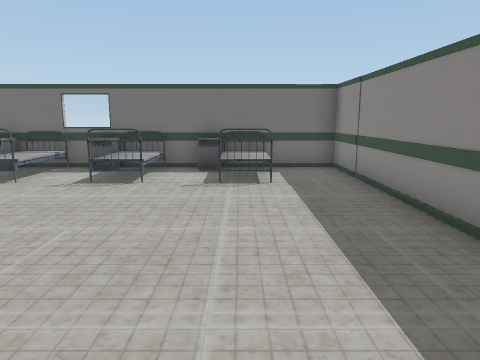
view 1 (above)

12 first-person views from a walk through a scene from a Unity 3-D project. The camera is 1.4 m above the floor, tilts 10° down and sees 70° across. The floor is counted in squares, 1 m on a side. Each view is taken from the middle of a square. On the plan, view 1 faces up. The plan holds only what a view shows up to about 15 squares ahead; the rest is blank. The place goes on beyond the plan. Door leaves are left out, so doorways stand open. Some surface patterns are stand-ins.

view 2
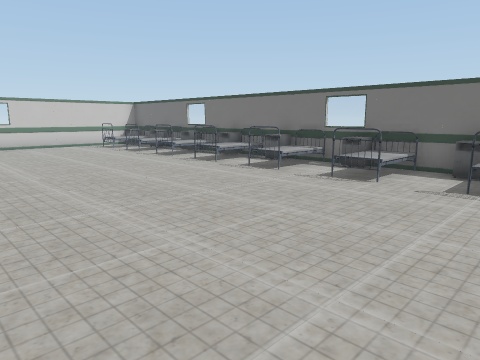

view 3
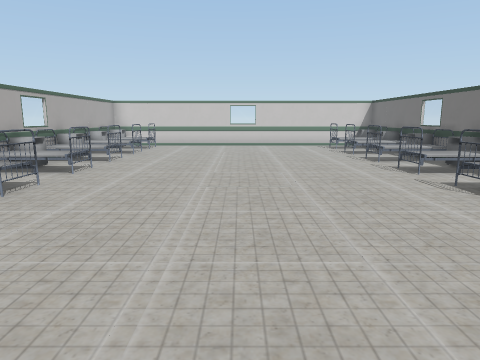

view 4
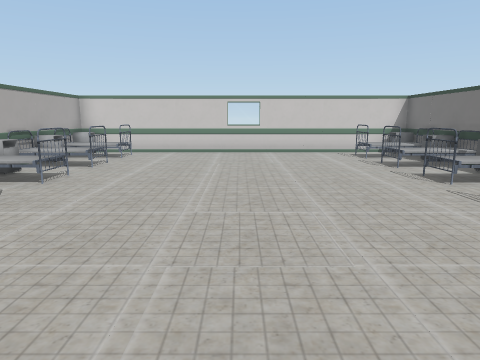

view 5
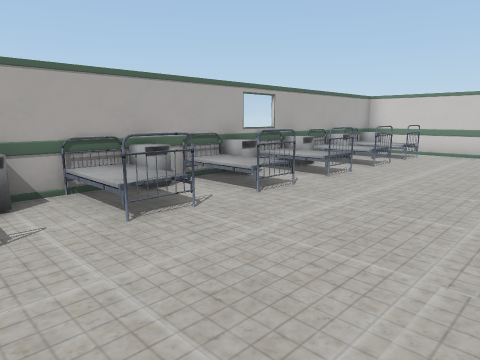

view 6
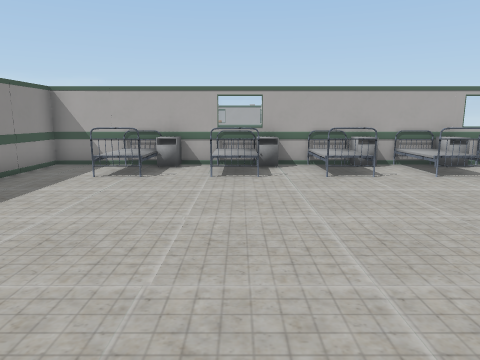

view 7
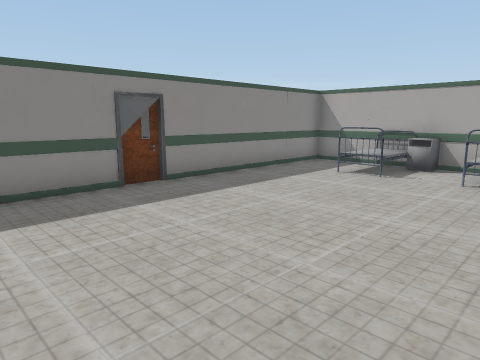

view 8
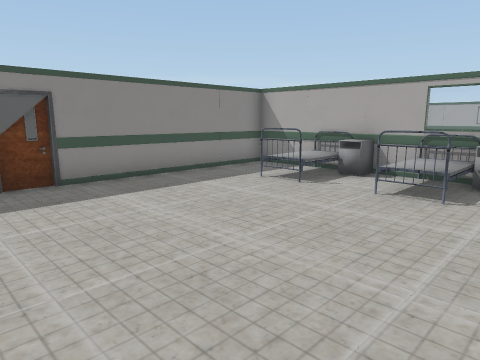

view 9
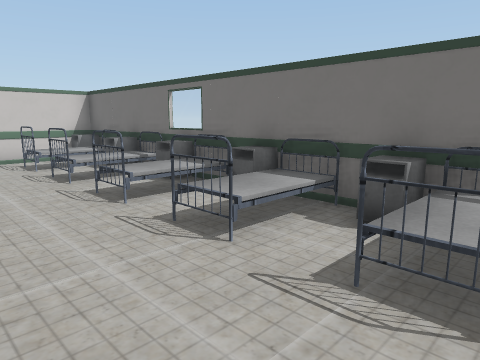

view 10
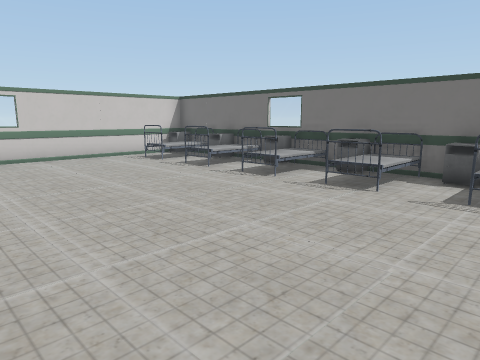

view 11
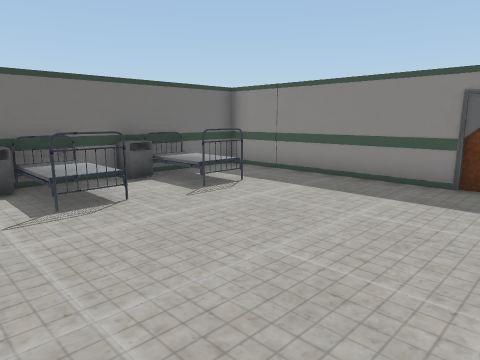

view 12
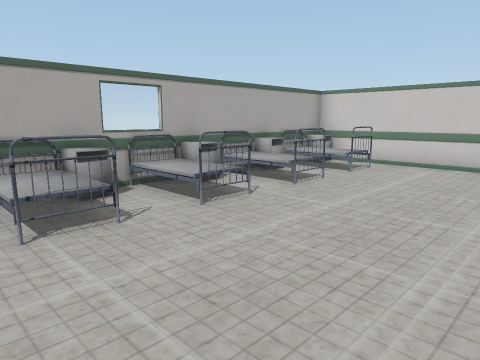

### Floor plan
Key: @ floor where view 1 was taken; # wall or solid block; . main floor; : floor 0.5 m higher than the main floor; / step, stairs or slope; = window, fence, low wall or low ledge; B bed; O other object.
Columns run from 18 left of view 1 to 3 right of it. Each row starts with its distance up from view 1.
 10 #O#O##O##O###=O##O####
  9 #O:OOO.O..OOO..O..O..#
  8 #.B.BB.B.BB.BB.B..B..#
  7 #....................#
  6 #....................#
  5 #....................#
  4 #....................#
  3 =....................#
  2 #....................#
  1 #....................#
  0 #.................@..#
 -1 #.B.BB.B.BB.BB.B..B..#
 -2 #.O.O..O.//.O..O..O..#
 -3 #OOOO.OOO //O.OO.OO..#
 -4 #######=#######=######

Where each view was taken, in squares from view 1:
view 1: 0 up, 0 right, facing up
view 2: 0 up, 1 right, facing up-left
view 3: 3 up, 1 right, facing left
view 4: 3 up, 3 left, facing left
view 5: 3 up, 3 left, facing down-left
view 6: 7 up, 3 left, facing down
view 7: 7 up, 4 left, facing down-right
view 8: 5 up, 5 left, facing down-right
view 9: 5 up, 5 left, facing up-left
view 10: 1 up, 5 left, facing up-left
view 11: 2 up, 5 left, facing up-right
view 12: 3 up, 7 left, facing down-left
